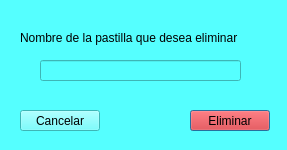
<?xml version="1.0" encoding="UTF-8"?>
<ui version="4.0">
 <class>Borrar</class>
 <widget class="QDialog" name="Borrar">
  <property name="geometry">
   <rect>
    <x>0</x>
    <y>0</y>
    <width>287</width>
    <height>150</height>
   </rect>
  </property>
  <property name="windowTitle">
   <string>Dialog</string>
  </property>
  <property name="styleSheet">
   <string notr="true">background-color: rgb(85, 255, 255);</string>
  </property>
  <widget class="QLabel" name="label">
   <property name="geometry">
    <rect>
     <x>20</x>
     <y>30</y>
     <width>251</width>
     <height>16</height>
    </rect>
   </property>
   <property name="styleSheet">
    <string notr="true">font: 75 11pt &quot;Garamond&quot;;
</string>
   </property>
   <property name="text">
    <string>Nombre de la pastilla que desea eliminar</string>
   </property>
  </widget>
  <widget class="QPushButton" name="pushButtonEliminar">
   <property name="geometry">
    <rect>
     <x>190</x>
     <y>110</y>
     <width>80</width>
     <height>21</height>
    </rect>
   </property>
   <property name="styleSheet">
    <string notr="true">font: 10pt &quot;Garamond&quot;;
background-color: rgb(255, 0, 0);</string>
   </property>
   <property name="text">
    <string>Eliminar</string>
   </property>
  </widget>
  <widget class="QPushButton" name="pushButtonCancelar">
   <property name="geometry">
    <rect>
     <x>20</x>
     <y>110</y>
     <width>80</width>
     <height>21</height>
    </rect>
   </property>
   <property name="styleSheet">
    <string notr="true">font: 75 9pt &quot;Garamond&quot;;</string>
   </property>
   <property name="text">
    <string>Cancelar</string>
   </property>
  </widget>
  <widget class="QLineEdit" name="lineEditNombre">
   <property name="geometry">
    <rect>
     <x>40</x>
     <y>60</y>
     <width>201</width>
     <height>21</height>
    </rect>
   </property>
  </widget>
 </widget>
 <resources/>
 <connections/>
</ui>
